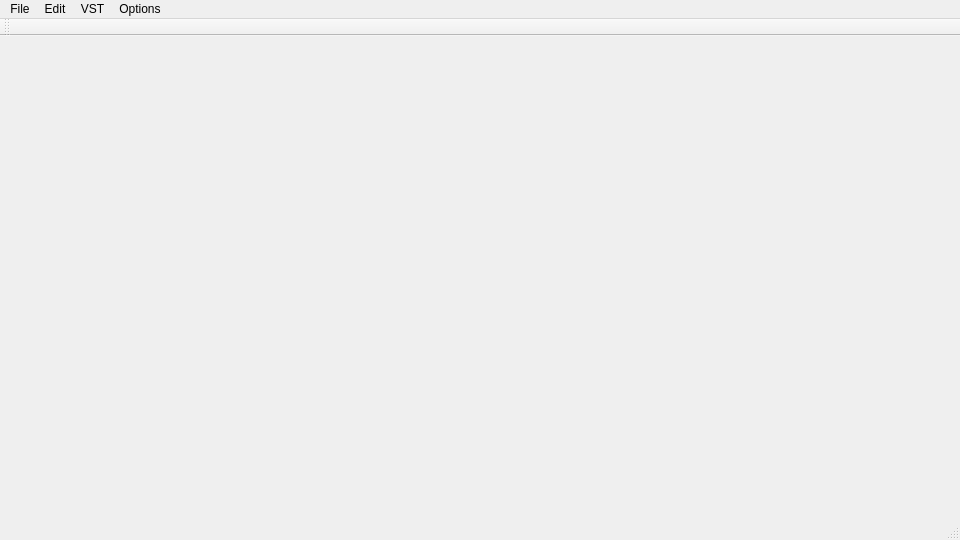
<?xml version="1.0" encoding="UTF-8"?>
<ui version="4.0">
 <class>oiu_crossqtClass</class>
 <widget class="QMainWindow" name="oiu_crossqtClass">
  <property name="geometry">
   <rect>
    <x>0</x>
    <y>0</y>
    <width>960</width>
    <height>540</height>
   </rect>
  </property>
  <property name="minimumSize">
   <size>
    <width>960</width>
    <height>540</height>
   </size>
  </property>
  <property name="windowTitle">
   <string>oiu_crossqt</string>
  </property>
  <property name="windowIcon">
   <iconset theme="OIU">
    <normaloff>oiu.ico</normaloff>oiu.ico</iconset>
  </property>
  <widget class="QWidget" name="centralWidget"/>
  <widget class="QMenuBar" name="menuBar">
   <property name="geometry">
    <rect>
     <x>0</x>
     <y>0</y>
     <width>960</width>
     <height>21</height>
    </rect>
   </property>
   <widget class="QMenu" name="menuFile">
    <property name="title">
     <string>File</string>
    </property>
    <addaction name="actionNew"/>
    <addaction name="separator"/>
    <addaction name="actionOpen"/>
    <addaction name="actionSave"/>
    <addaction name="actionSave_As"/>
    <addaction name="separator"/>
    <addaction name="actionSave_and_exit"/>
    <addaction name="actionExit"/>
   </widget>
   <widget class="QMenu" name="menuEdit">
    <property name="title">
     <string>Edit</string>
    </property>
    <addaction name="actionCopy"/>
    <addaction name="actionPaste"/>
    <addaction name="actionSelect"/>
    <addaction name="separator"/>
   </widget>
   <widget class="QMenu" name="menuVST">
    <property name="title">
     <string>VST</string>
    </property>
   </widget>
   <widget class="QMenu" name="menuOptions">
    <property name="title">
     <string>Options</string>
    </property>
   </widget>
   <addaction name="menuFile"/>
   <addaction name="menuEdit"/>
   <addaction name="menuVST"/>
   <addaction name="menuOptions"/>
  </widget>
  <widget class="QToolBar" name="mainToolBar">
   <attribute name="toolBarArea">
    <enum>TopToolBarArea</enum>
   </attribute>
   <attribute name="toolBarBreak">
    <bool>false</bool>
   </attribute>
  </widget>
  <widget class="QStatusBar" name="statusBar"/>
  <action name="actionNew">
   <property name="text">
    <string>New</string>
   </property>
  </action>
  <action name="actionOpen">
   <property name="text">
    <string>Open</string>
   </property>
  </action>
  <action name="actionSave">
   <property name="text">
    <string>Save</string>
   </property>
  </action>
  <action name="actionSave_As">
   <property name="text">
    <string>Save As...</string>
   </property>
  </action>
  <action name="actionSave_and_exit">
   <property name="text">
    <string>Save and Exit</string>
   </property>
  </action>
  <action name="actionExit">
   <property name="text">
    <string>Exit</string>
   </property>
  </action>
  <action name="actionCopy">
   <property name="text">
    <string>Copy</string>
   </property>
  </action>
  <action name="actionPaste">
   <property name="text">
    <string>Paste</string>
   </property>
  </action>
  <action name="actionSelect">
   <property name="text">
    <string>Select</string>
   </property>
  </action>
 </widget>
 <layoutdefault spacing="6" margin="11"/>
 <resources>
  <include location="oiu_crossqt.qrc"/>
 </resources>
 <connections/>
</ui>
